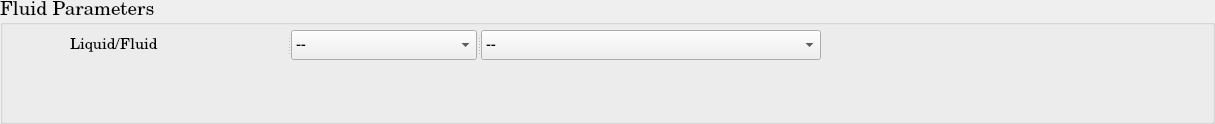
   <widget class="QGroupBox" name="FEqs_FluidOptions">
    <property name="geometry">
     <rect>
      <x>37</x>
      <y>285</y>
      <width>1215</width>
      <height>124</height>
     </rect>
    </property>
    <property name="font">
     <font>
      <family>Century Schoolbook L</family>
      <pointsize>14</pointsize>
      <weight>50</weight>
      <bold>false</bold>
     </font>
    </property>
    <property name="title">
     <string>Fluid Parameters</string>
    </property>
    <widget class="QSplitter" name="FEqs_FluidOption_Splitter">
     <property name="geometry">
      <rect>
       <x>70</x>
       <y>30</y>
       <width>751</width>
       <height>30</height>
      </rect>
     </property>
     <property name="orientation">
      <enum>Qt::Horizontal</enum>
     </property>
     <widget class="QLabel" name="FEqs_LiquidOrFluid">
      <property name="font">
       <font>
        <pointsize>11</pointsize>
       </font>
      </property>
      <property name="text">
       <string>Liquid/Fluid</string>
      </property>
     </widget>
     <widget class="QComboBox" name="FEqs_FluidOrLiquid">
      <property name="font">
       <font>
        <pointsize>11</pointsize>
       </font>
      </property>
      <item>
       <property name="text">
        <string>--</string>
       </property>
      </item>
      <item>
       <property name="text">
        <string>Fluid</string>
       </property>
      </item>
      <item>
       <property name="text">
        <string>Liquid</string>
       </property>
      </item>
     </widget>
     <widget class="QComboBox" name="FEqs_1barOr155bar">
      <property name="font">
       <font>
        <pointsize>11</pointsize>
       </font>
      </property>
      <item>
       <property name="text">
        <string>--</string>
       </property>
      </item>
      <item>
       <property name="text">
        <string>Arround1bar</string>
       </property>
      </item>
      <item>
       <property name="text">
        <string>Arround155bar</string>
       </property>
      </item>
     </widget>
    </widget>
   </widget>
